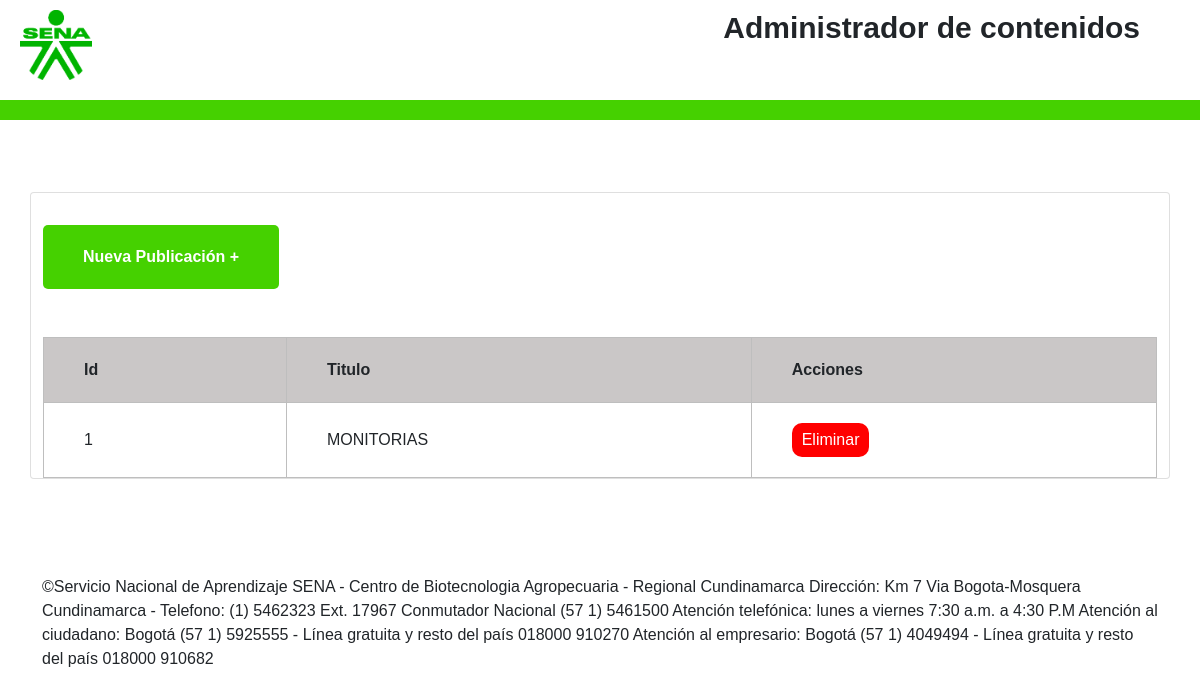
The app's page /contenidos/index.php, older data.
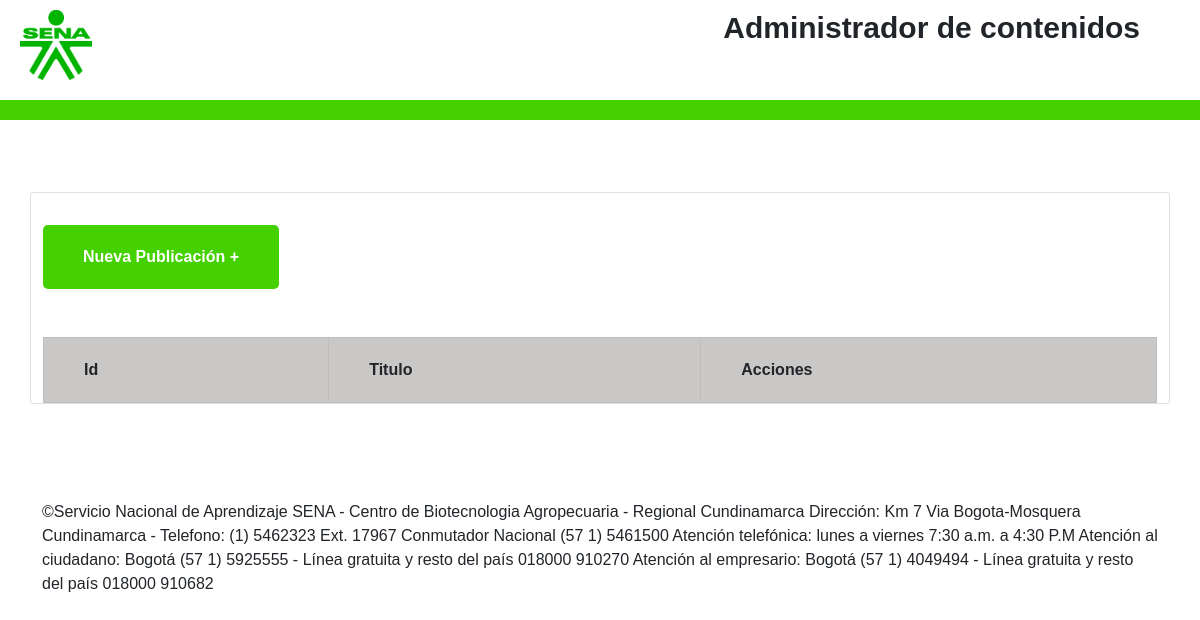
The same page, newer data.
### tables this page shows
CREATE TABLE `publicaciones` (
  `id` int(11) NOT NULL,
  `titulo` varchar(255) DEFAULT NULL,
  `descripcion` text DEFAULT NULL,
  `imagen` longblob DEFAULT NULL,
  `creado` datetime NOT NULL
);

### contenidos/mostrar_datos.php (the view, shortened to what this page needs)
<?php
include( '../db/conexion.php');
$sql = 'SELECT id, titulo FROM publicaciones';
$resultado = mysqli_query($conexion, $sql);
$x=1;
while ($fila = mysqli_fetch_assoc($resultado)) {
  echo '<tr>';
  echo '<td>' .$x. '</td>';
  echo '<td>' . $fila['titulo'] . '</td>';
  echo '<td> <a href="eliminar_datos.php?id=' . $fila['id'] . '"><button class="botonEliminar">Eliminar</button></a></td>';
  echo '</tr>';
  $x++;
}
?>

### contenidos/index.php (shortened to what this page needs)
<!DOCTYPE html>
<html lang="en">
<head>
    <link rel="stylesheet" href="https://cdn.jsdelivr.net/npm/bootstrap@5.0.2/dist/css/bootstrap.min.css">
    <link rel="stylesheet" href="../css/contenidos.css">
</head>
<body>
    <header>
    <a href="../php/rolPersona/indexPersona.php"><img src="../img/LogoSena.png" alt="logosena"></a>
    <h1>Administrador de contenidos</h1>
    </header>
<div class="container mt-4">
    <div class="row justify-content-center">
                <div class="card">
                    <a href="publicar.php"><button class="botonNuevo">Nueva Publicación +</button></a>
                    <table id="data-table">
                        <thead>
                        <tr>
                            <th>Id</th>
                            <th>Titulo</th>
                            <th>Acciones</th>
                        </tr>
                        </thead>
                        <tbody>
                        <?php include 'mostrar_datos.php'; ?>
                        </tbody>
                    </table>
                </div>
            </div>
</div>
<?php
include '../Footer/footer.php';
?>
</body>
</html>

### Footer/footer.php
<footer>
	<div class="container">
		<div class="row">
			<div class="wow fadeInUp col-md-12 col-sm-12" data-wow-delay="0.6s">
			<div class="col-md-12 col-sm-12">
				<p>&copy;Servicio Nacional de Aprendizaje SENA - Centro de Biotecnologia Agropecuaria - Regional Cundinamarca
					Dirección: Km 7 Via Bogota-Mosquera Cundinamarca - Telefono: (1) 5462323 Ext. 17967
					Conmutador Nacional (57 1) 5461500
					Atención telefónica: lunes a viernes 7:30 a.m. a 4:30 P.M
					Atención al ciudadano: Bogotá (57 1) 5925555 - Línea gratuita y resto del país 018000 910270
					Atención al empresario: Bogotá (57 1) 4049494 - Línea gratuita y resto del país 018000 910682
                    </div>
		</div>
	</div>
</footer>

### css/contenidos.css (style rules this page uses)
* { margin: 0px; padding: 0px; border: 0px; font-family: Arial, Helvetica, sans-serif; }
header { background-color: #ffffff; height: 120px; position: sticky; border-bottom: 20px; border-style: solid; border-color: #45d100; }
header img { height: 70px; margin-left: 20px; margin-top: 10px; }
header h1 { float: right; font-weight: bold; font-size: 30px; margin-top: 10px; margin-right: 5%; }
.botonNuevo { margin-top: 2rem; background-color: #45d100; color: #ffffff; border-radius: 5px; padding: 20px 40px; font-weight: bold; }
.card { margin-top: 3rem; }
table { margin-top: 3rem; }
th { background-color: rgb(202, 199, 199); }
th,td { padding: 20px 40px; border: 1px; border-color: rgb(190, 190, 190); border-style: solid; }
footer { margin-top: 6rem; }
.botonEliminar { background-color: red; color: #ffffff; border-radius: 10px; padding: 5px 10px; }

Row changes from the older to the newer data that the page shows:
removed publicaciones: titulo "MONITORIAS"
